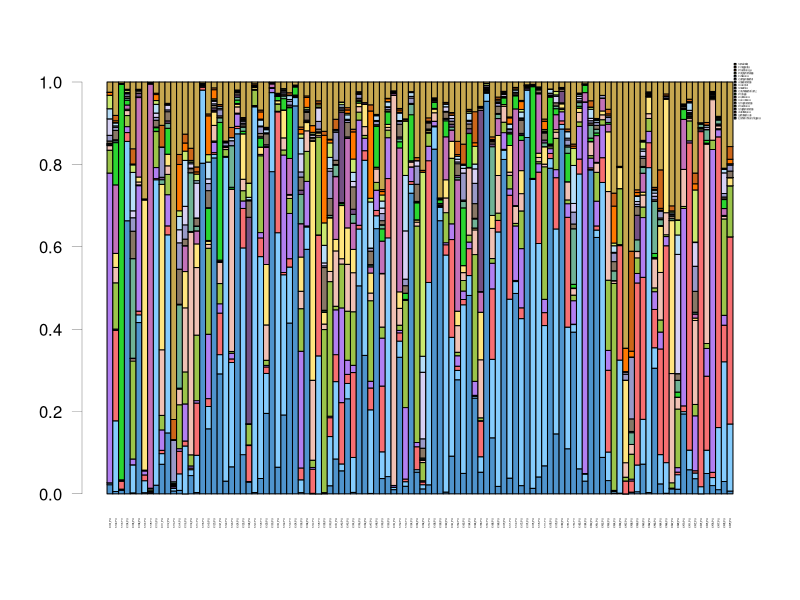
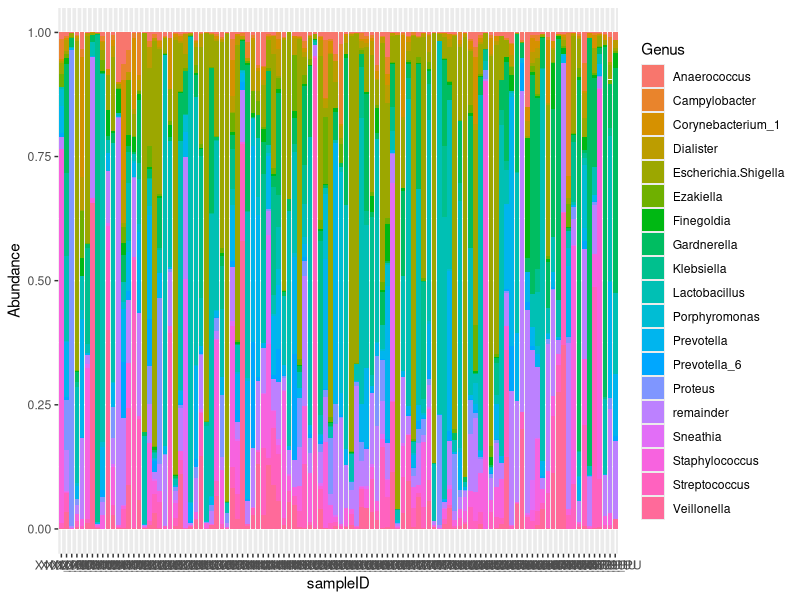

R code for these plots, in order:
library(ggplot2)
library(dplyr)


#### Load data ####

counts <- read.table("cutadapt_counts.txt", 
                     header = TRUE, row.names = 1, sep = "\t", check.names = FALSE, 
                     quote = "", stringsAsFactors = FALSE)
tax <- read.table("cutadapt_tax.txt", 
                  header = TRUE, row.names = 1, sep = "\t", check.names = FALSE, 
                  quote = "", stringsAsFactors = FALSE)
tax <- select(tax, -Sequence)

# Generate a relative abundance table and remove SVs accounting for < 1% of reads in every sample
# If you care about very rare things you could lower this to 0.1% (0.001)
props <- apply(counts, 1, function(x) {x/sum(x)})
filt_by_props <- counts[, apply(props, 1, max) >= 0.01]


# Create filtered data frames
filtered_counts <- counts[rownames(filt_by_props), colnames(filt_by_props)]
filtered_tax <- tax[colnames(filt_by_props), ]

#transpose so samples as columns, SVs as rows
t_counts<-t(filtered_counts)

#to get rownames as genus (all same genus aggregated together)
# or aggregate at any taxonomic level in tax
rownames(t_counts)<-filtered_tax$Genus
t_counts<-as.matrix(t_counts)
t_counts_agg<-aggregate(t_counts, list(row.names(t_counts)), sum)

dim(t_counts)
# 178 108
dim(t_counts_agg)
# 60 109
#Genus name now stored in column "Group.1"

rownames(t_counts_agg) <- t_counts_agg$Group.1
t_counts_agg$Group.1 <- NULL

#If you want a specific order of samples or spaces between blocks, export this file then edit/rearrange columns in excel
#write.table(t_counts_agg, file="counts_agg_genus.txt", sep='\t', quote=F)
#add columns called "blank1", "blank2", etc. that have only 0s where you want blank blocks
#then reload the table back in as t_counts_agg
#t_counts_agg <- read.table("counts_agg_genus.txt", header=T, sep="\t", row.names=1, comment.char="", skip=0, check.names=FALSE)

#############

y <- apply(t_counts_agg, 2, function(x) { x / sum(x) } )
#1% abundance
abund <- 0.01
y2 <- y[order(rowSums(y), decreasing = TRUE),]

#check sample columns sums to 1 (100%)
colSums(y2)
dim(y2)
bugnames<-rownames(y2)

# WITHIN each sample, sum any <1% taxa into the remainder. This is for visual simplification
# Compare the plot before and after this step
keep.taxa.index = rownames(y2[rowMeans(y2) > abund,])

y3 <- as.data.frame(y2) %>% 
  filter(rownames(.) %in% keep.taxa.index) %>% 
  sjmisc::rotate_df() %>% 
  mutate(remainder= 1- rowSums(.)) %>%
  sjmisc::rotate_df() %>% 
  as.matrix(.)

pal <- colorRampPalette(colors = c("steelblue3", "skyblue1", "indianred1", "mediumpurple1", "olivedrab3", "pink", "#FFED6F", "mediumorchid3", "green" , "#9999CC", "#663366", "#999966", "#9999FF", "seashell1", "skyblue1", "yellow", "red", "olivedrab3", "salmon", "#FFED6F", "mediumorchid3", "gray50", "tan1",  "aquamarine3", "#C0C0C0", "royalblue4", "mediumvioletred", "#999933", "deeppink4","wheat1", "#66CCCC", "forestgreen", "yellow4", "darkorange3"))(35)
barplot(y3, space=0, cex.names=0.15, col=pal, las=2, legend.text = TRUE, lwd = 0.25,
        args.legend = list(x = "topright", bty = "n", inset=c(-0.005, -0.05), cex=0.15))

#Save the image as a pdf to edit in Adobe illustrator

#-----------------------------------------------
#if you want to make in ggplot for prettier colours
#must convert data to long form for ggplot with tidyr
#first transpose so samples are rows, genera by columns
y3t<-t(y3)
#make the sample ID (rownames) as column 1 in the data frame
y3t2 <- data.frame(sampleID = row.names(y3t), y3t)

#convert to long format
library(tidyr)
y3.long2 <- pivot_longer(y3t2, cols=-1, names_to = "Genus", values_to = "Abundance")

x<-y3.long2
#lock in the (factor) order of y3.long2 otherwise ggplot will just plot in alphabetical order
x$sampleID <- factor(x$sampleID, levels = unique(x$sampleID))

ggplot(x, aes(fill=Genus, y=Abundance, x=sampleID)) + 
    geom_bar(position="stack", stat="identity")
